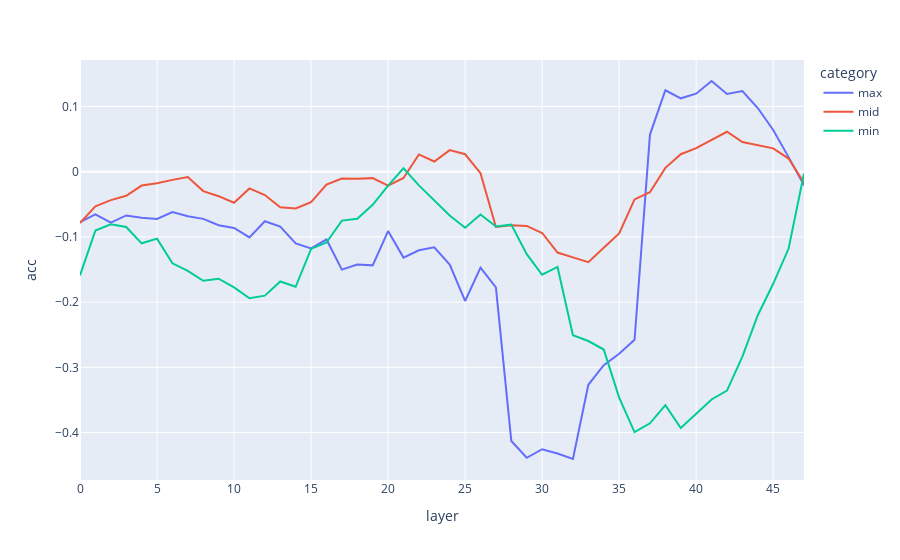

The notebook cell this image was saved under:
### Code cell
import pandas as pd
import plotly.express as px

df = pd.read_csv('/a/home/cc/students/cs/nirendy/repos/ssm_analysis/output/state-spaces/mamba-1.4B-hf/evaluate_context_interference/ds=counter_fact/1.4B_norm_1_output.csv')
px.line(df, x='layer', y='acc', color='category').show()

### Figure 1 — Plotly figure (JSON) as saved in the notebook; plotly's stock layout.template omitted (floating-point values rounded to 4 significant figures)
{"data": [{"hovertemplate": "category=max<br>layer=%{x}<br>acc=%{y}<extra></extra>", "legendgroup": "max", "line": {"color": "#636efa", "dash": "solid"}, "marker": {"symbol": "circle"}, "mode": "lines", "name": "max", "orientation": "v", "showlegend": true, "type": "scatter", "x": [0, 1, 2, 3, 4, 5, 6, 7, 8, 9, 10, 11, 12, 13, 14, 15, 16, 17, 18, 19, 20, 21, 22, 23, 24, 25, 26, 27, 28, 29, 30, 31, 32, 33, 34, 35, 36, 37, 38, 39, 40, 41, 42, 43, 44, 45, 46, 47], "xaxis": "x", "y": [-0.07723, -0.06555, -0.0782, -0.06706, -0.07046, -0.07237, -0.06197, -0.06829, -0.07233, -0.08213, -0.08618, -0.1008, -0.07594, -0.08404, -0.1101, -0.1177, -0.1039, -0.1502, -0.1423, -0.1436, -0.09102, -0.1317, -0.1205, -0.1159, -0.1423, -0.1982, -0.1471, -0.1775, -0.4129, -0.4387, -0.4256, -0.4322, -0.4406, -0.3268, -0.2967, -0.2792, -0.2577, 0.05692, 0.1249, 0.1125, 0.1196, 0.1391, 0.1193, 0.1236, 0.09766, 0.06387, 0.02233, -0.02095], "yaxis": "y"}, {"hovertemplate": "category=mid<br>layer=%{x}<br>acc=%{y}<extra></extra>", "legendgroup": "mid", "line": {"color": "#EF553B", "dash": "solid"}, "marker": {"symbol": "circle"}, "mode": "lines", "name": "mid", "orientation": "v", "showlegend": true, "type": "scatter", "x": [0, 1, 2, 3, 4, 5, 6, 7, 8, 9, 10, 11, 12, 13, 14, 15, 16, 17, 18, 19, 20, 21, 22, 23, 24, 25, 26, 27, 28, 29, 30, 31, 32, 33, 34, 35, 36, 37, 38, 39, 40, 41, 42, 43, 44, 45, 46, 47], "xaxis": "x", "y": [-0.07879, -0.05328, -0.04356, -0.03692, -0.02128, -0.01771, -0.01256, -0.008214, -0.02975, -0.03755, -0.04768, -0.0257, -0.03578, -0.05441, -0.05643, -0.0467, -0.01986, -0.0104, -0.01091, -0.009867, -0.02136, -0.009665, 0.02646, 0.01566, 0.03313, 0.02675, -0.002232, -0.08471, -0.08224, -0.08318, -0.094, -0.124, -0.1313, -0.1388, -0.1167, -0.09479, -0.04249, -0.03152, 0.005859, 0.02682, 0.03622, 0.04821, 0.06123, 0.04542, 0.04038, 0.03575, 0.02012, -0.01724], "yaxis": "y"}, {"hovertemplate": "category=min<br>layer=%{x}<br>acc=%{y}<extra></extra>", "legendgroup": "min", "line": {"color": "#00cc96", "dash": "solid"}, "marker": {"symbol": "circle"}, "mode": "lines", "name": "min", "orientation": "v", "showlegend": true, "type": "scatter", "x": [0, 1, 2, 3, 4, 5, 6, 7, 8, 9, 10, 11, 12, 13, 14, 15, 16, 17, 18, 19, 20, 21, 22, 23, 24, 25, 26, 27, 28, 29, 30, 31, 32, 33, 34, 35, 36, 37, 38, 39, 40, 41, 42, 43, 44, 45, 46, 47], "xaxis": "x", "y": [-0.1591, -0.09022, -0.08061, -0.08477, -0.1099, -0.1027, -0.1406, -0.152, -0.1673, -0.1641, -0.1774, -0.194, -0.1901, -0.1684, -0.1765, -0.1185, -0.1085, -0.07495, -0.07222, -0.05087, -0.0213, 0.005139, -0.02097, -0.04447, -0.06718, -0.08595, -0.06576, -0.08403, -0.08119, -0.1265, -0.158, -0.146, -0.2508, -0.2597, -0.2727, -0.3465, -0.3994, -0.3858, -0.3581, -0.3932, -0.372, -0.3493, -0.3358, -0.2835, -0.2201, -0.1719, -0.1178, -0.002764], "yaxis": "y"}], "layout": {"legend": {"title": {"text": "category"}, "tracegroupgap": 0}, "margin": {"t": 60}, "xaxis": {"anchor": "y", "domain": [0, 1], "title": {"text": "layer"}}, "yaxis": {"anchor": "x", "domain": [0, 1], "title": {"text": "acc"}}}}
